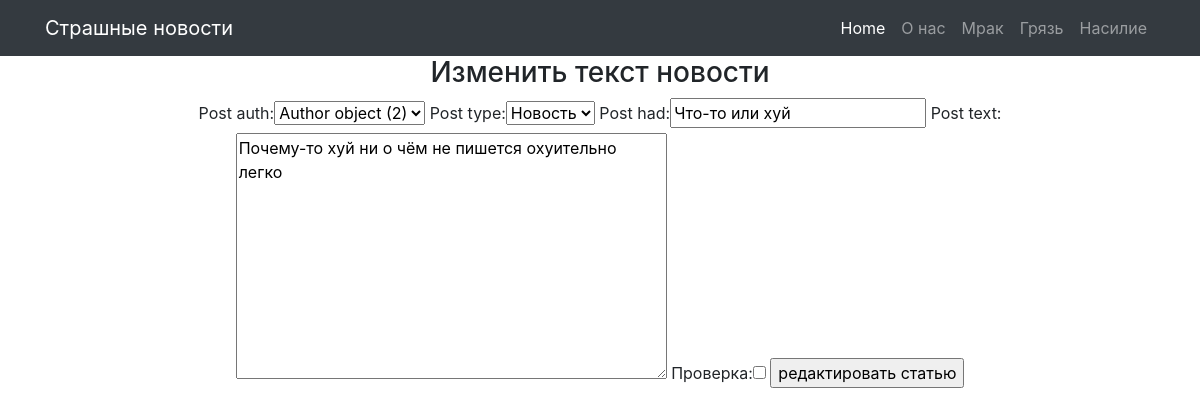
The app's page /news/7/edit/ (signed in) with its own data.
### news/models.py (models this page shows, shortened)
class Post(models.Model):
    NEWS = 'NW'
    ARTICLE = 'AC'
    TYPE = [
        (NEWS, 'Новость'),
        (ARTICLE, 'Статья'),
    ]
    post_auth = models.ForeignKey(Author, on_delete=models.CASCADE)
    post_type = models.CharField(max_length=2, choices=TYPE)
    post_rat = models.IntegerField(default=0)
    post_had = models.CharField(max_length=255)
    post_text = models.TextField(default='')
    post_time = models.DateTimeField(auto_now_add=True)
    post_cat = models.ManyToManyField(Category, through='PostCategory')

### news/views.py (the view)
# urls.py: path('<int:pk>/edit/', NewsEdit.as_view(), name='news_upd'),
class NewsEdit(LoginRequiredMixin, UpdateView):
    template_name = 'update.html'
    form_class = PostForm
    success_url = '/news/<int:pk>/'
    def get_object(self, **kwargs):
        id = self.kwargs.get('pk')
        return Post.objects.get(pk=id)

### news/forms.py
class PostForm(ModelForm):
    check_fields = BooleanField(label = 'Проверка')
    class Meta:
        model = Post
        fields = ['post_auth', 'post_type', 'post_had', 'post_text']

### templates/update.html (shortened to what this page needs)
{% extends 'flatpages/default.html' %}
{% block content %}
<h3>Изменить текст новости</h3>
<form method="POST">
    {{ form }}
    <input type="submit" value="редактировать статью">
</form>
{% endblock content %}

### records on screen
Post: post_auth "Author object (2)", post_type "Новость", post_had "Что-то или хуй", post_text "Почему-то хуй ни о чём не пишется охуительно легко"
